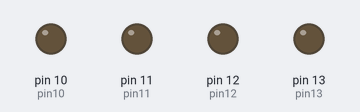
A sketch run on a simulated Arduino Uno, built with avr-gcc and run on an emulated ATmega328P. Parts: output pins drawn as LEDs (lit = HIGH).

Above: at 0.5 s.
At 2.5 s:
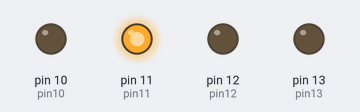
At 3.5 s:
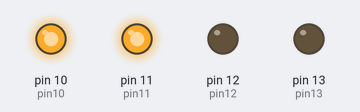
At 5.5 s:
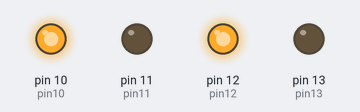
At 8.5 s:
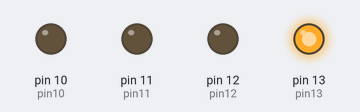
At 11.5 s:
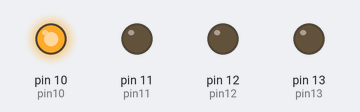
Timing chart, 0 to 13.0 s (numbered marks = the images above):
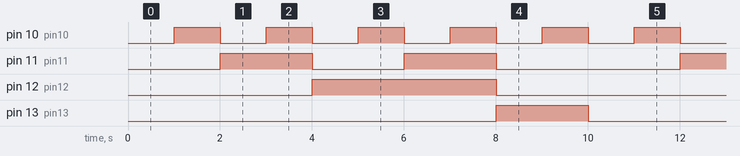

Measured:
- by itself, pin 10 (pin10): alternates HIGH for 1.0 s and LOW for 1.0 s
- by itself, pin 11 (pin11): repeats every 10.0 s: LOW 2.0 s, HIGH 2.0 s, LOW 4.0 s, HIGH 2.0 s
- by itself, pin 12 (pin12): alternates HIGH for 4.0 s and LOW for 6.0 s
- by itself, pin 13 (pin13): alternates HIGH for 2.0 s and LOW for 8.0 s

The sketch:

NUMEROS_ARDUINO.ino
```cpp
// Pines para los LEDs
const int pin13 = 13; // MSB
const int pin12 = 12;
const int pin11 = 11;
const int pin10 = 10; // LSB

void setup() {
  // Configuramos los pines como salida
  pinMode(pin13, OUTPUT);
  pinMode(pin12, OUTPUT);
  pinMode(pin11, OUTPUT);
  pinMode(pin10, OUTPUT);
}

void loop() {
  // Recorremos los números del 0 al 9
  for (int i = 0; i < 10; i++) {
    // Mostramos el número en binario
    mostrarBinario(i);
    // Esperamos 1 segundo
    delay(1000);
  }
}

void mostrarBinario(int numero) {
  // Convertimos el número a binario y lo mostramos en los LEDs
  digitalWrite(pin13, bitRead(numero, 3)); // MSB
  digitalWrite(pin12, bitRead(numero, 2));
  digitalWrite(pin11, bitRead(numero, 1));
  digitalWrite(pin10, bitRead(numero, 0)); // LSB
}
```
